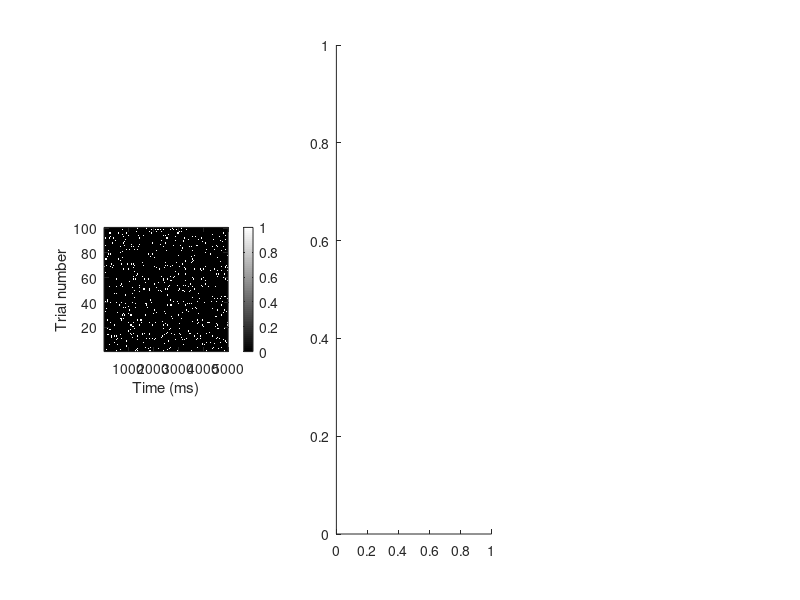

MATLAB code for this plot: (Note: this script raises an error after producing the figure.)
% Simulate spike trains arising from a simple modulated Poisson process.

%% Setup
clear all
clc

%% Parameters
T = 5;            % duration (seconds)
dt = 1 / 1000;    % time bin (seconds)
rate = 40;        % mean rate (spikes/s)
var_gain = 0.1;   % variance of the gain
n_trials = 100;   % number of trials

% generate modulated Poisson process
x = unifrnd(0, 1, [n_trials, T / dt]);
r = 1 / var_gain;
s = var_gain;
G = repmat(gamrnd(r, s, [n_trials, 1]), 1, T / dt);
spike_train = double(x <= rate * G * dt);
% spike_train = double(x <= rate * dt);


% compute means and variances across trials
mean_trial = sum(spike_train, 2);
var_trial = var(spike_train, 0, 2) * (T / dt);

% plots    
subplot(1, 3, 1)
imagesc(spike_train); 
colormap('gray');
colorbar;
axis square; 
xlabel('Time (ms)')
ylabel('Trial number')
set(gca,'YDir','normal')

subplot(1, 3, 2)
histogram(mean_trial, 'Normalization', 'percentage')
xlabel('Mean firing rate (spikes/s)')
ylabel('Probability (%)')
axis square; 

subplot(1, 3, 3)
scatter(mean_trial, var_trial)
xlabel('Mean (spikes/s')
ylabel('Variance (spikes/s)^2')
set(gca,'YDir','normal', 'XScale', 'log', 'YScale', 'log')
xlim([min([mean_trial, var_trial], [], 'all') max([mean_trial, var_trial], [], 'all')])
ylim([min([mean_trial, var_trial], [], 'all') max([mean_trial, var_trial], [], 'all')])
axis square; 

%% Compute across-trial autocorrelation
across_trial_spikes = sum(spike_train, 1); % accross trial spike count
mean_spike_count = mean(spike_train, 1);
var_spike_count = var(spike_train, 0, 1);

R = xcorr(across_trial_spikes - mean_spike_count);
figure; plot(R)
